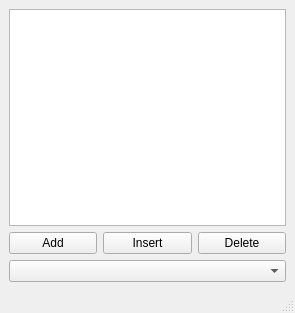
<?xml version="1.0" encoding="UTF-8"?>
<ui version="4.0">
 <class>MainWindow</class>
 <widget class="QMainWindow" name="MainWindow">
  <property name="geometry">
   <rect>
    <x>0</x>
    <y>0</y>
    <width>295</width>
    <height>313</height>
   </rect>
  </property>
  <property name="windowTitle">
   <string>MainWindow</string>
  </property>
  <widget class="QWidget" name="centralwidget">
   <layout class="QVBoxLayout" name="verticalLayout">
    <item>
     <widget class="QListView" name="listView"/>
    </item>
    <item>
     <layout class="QHBoxLayout" name="horizontalLayout">
      <item>
       <widget class="QPushButton" name="pushButton_3">
        <property name="text">
         <string>Add</string>
        </property>
       </widget>
      </item>
      <item>
       <widget class="QPushButton" name="pushButton">
        <property name="text">
         <string>Insert</string>
        </property>
       </widget>
      </item>
      <item>
       <widget class="QPushButton" name="pushButton_2">
        <property name="text">
         <string>Delete</string>
        </property>
       </widget>
      </item>
     </layout>
    </item>
    <item>
     <widget class="QComboBox" name="comboBox"/>
    </item>
   </layout>
  </widget>
  <widget class="QMenuBar" name="menubar">
   <property name="geometry">
    <rect>
     <x>0</x>
     <y>0</y>
     <width>295</width>
     <height>17</height>
    </rect>
   </property>
  </widget>
  <widget class="QStatusBar" name="statusbar"/>
 </widget>
 <resources/>
 <connections/>
</ui>
